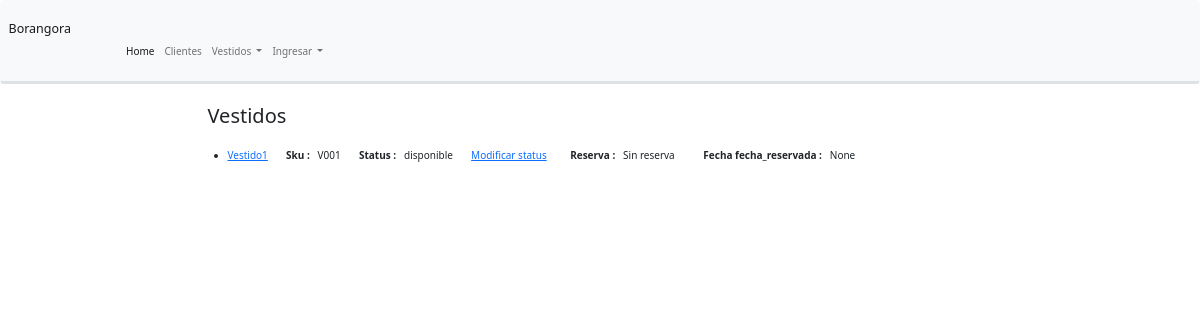
The page /home/vestidos/ on the database as committed earlier.
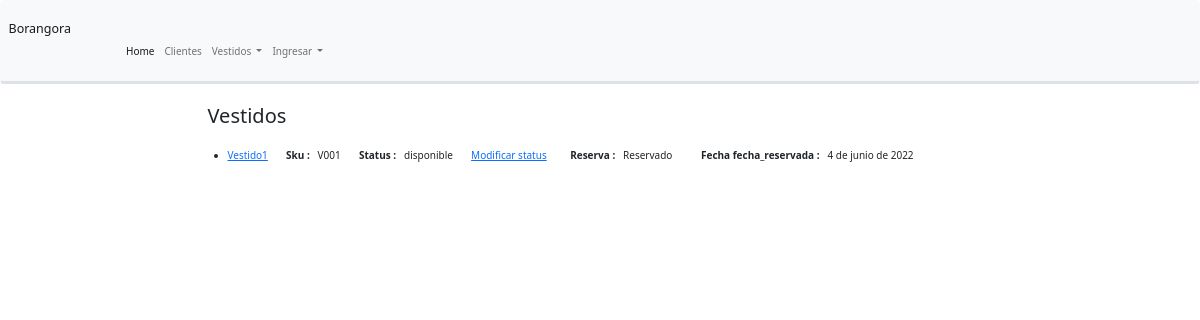
The same page on the database as committed later.
### catalogo/models.py (models this page shows, shortened)
class Vestido(models.Model):
    sku = models.CharField(unique=True, max_length=4, help_text="Sku único para este vestido particular en toda la tienda: Máximo 4 dígitos")
    nombre= models.CharField(max_length=200, help_text="Nombre que identifique el vestido fácilmente")
    detalle = models.CharField(max_length=1000, help_text="Ingrese una descripción del vestido")
    categoria = models.ForeignKey(Categoria, on_delete=models.SET_NULL, null= True, help_text="Seleccione una categoría para este vestido")
    talla = models.ForeignKey(Talla, on_delete=models.SET_NULL, null=True ,help_text="Seleccione una talla para este vestido")
    proveedor = models.ForeignKey('Proveedor',on_delete=models.SET_NULL, null=True ,default='Otro' , help_text="Opcional")
    LOAN_STATUS = (
        ('mantencion', 'Mantención'),
        ('arrendado', 'Arrendado'),
        ('disponible', 'Disponible'),
    )
    status = models.CharField(max_length=15, choices=LOAN_STATUS, blank=True, default='mantencion', help_text='Disponibilidad del vestido')
    LOAN_RESERVA = (
        ('Reservado', 'Reservado'),
        ('Sin reserva', 'No reservado'),
    )
    reservado = models.CharField(max_length=15, choices=LOAN_RESERVA, blank=True, default='Sin reserva', help_text='Disponibilidad del vestido')
    fecha_reservada = models.DateField(null=True,blank=True)
    cliente = models.ForeignKey('Cliente', on_delete=models.SET_NULL, null= True)
    def get_absolute_url(self):
        return reverse('detalle-vestido', args=[str(self.id)])
    def display_categoria(self):
        """"         Creates a string for the Categoría. This is required to display categoria in Admin.        """
        return ', '.join([ categoria.nombre for categoria in self.categoria.all()[:3] ])
    display_categoria.short_description = 'Categoria'
    def display_talla(self):
        """"         Creates a string for the Talla. This is required to display talla in Admin.        """
        return ', '.join([ talla.talla for talla in self.talla.all()[:3] ])
    display_talla.short_description = 'Talla'
    class Meta:
        ordering = ['sku']

### catalogo/views.py (the view)
# urls.py: path('vestidos/', views.VestidoListView.as_view(), name='vestidos'),
class VestidoListView(generic.ListView):
    model = Vestido
    paginate_by = 10

### catalogo/templates/catalogo/vestido_list.html
{% extends "base_generic.html" %}
{% block content %}
    <h2>Vestidos </h2>
    <br>
    {% if vestido_list  %}
    <ul>
      {% for vestido in vestido_list %}
      <li>
        <a href="{{ vestido.get_absolute_url }}"> {{ vestido.nombre }}</a>  &nbsp &nbsp &nbsp
        <strong> Sku :</strong> &nbsp {{vestido.sku}}  &nbsp &nbsp &nbsp
        <strong> Status :</strong> &nbsp {{vestido.status}} &nbsp &nbsp &nbsp
        <a href="{% url 'vestido_update' vestido.pk %}">Modificar status</a> &nbsp &nbsp &nbsp &nbsp
        <strong> Reserva :</strong> &nbsp {{vestido.reservado}} &nbsp &nbsp &nbsp &nbsp &nbsp
        <strong> Fecha fecha_reservada :</strong> &nbsp {{vestido.fecha_reservada}}
        <br>
        <br>
      </li>
      {% endfor %}
    </ul>
    {% else %}
      <p>No hay vestidos en la tienda.</p>
    {% endif %}
{% endblock %}

### catalogo/templates/base_generic.html (shortened to what this page needs)
<!DOCTYPE html>
<html lang="en">
<head>
  <link rel="stylesheet" href="https://maxcdn.bootstrapcdn.com/bootstrap/3.3.7/css/bootstrap.min.css">
  <link href="https://cdn.jsdelivr.net/npm/bootstrap@5.2.0-beta1/dist/css/bootstrap.min.css" rel="stylesheet">
  {% load static %}
  <link rel="stylesheet" href="{% static 'css/styles.css' %}">
  <nav class="navbar navbar-expand-lg navbar-light bg-light border-3 border-bottom boder-primary">
    <div class="container-fluid">
      <a class="navbar-brand" href="{% url 'index' %}">Borangora</a>
      <div class="collapse navbar-collapse" id="navbarSupportedContent">
        <ul class="navbar-nav ms-3 me-auto mb-3 mb-lg-0">
          <li class="nav-item">
            <a class="nav-link active" aria-current="page" href="{% url 'index' %}">Home</a>
          </li>
          <li class="nav-item">
            <a class="nav-link" href="{% url 'clientes' %}">Clientes</a>
          </li>
          <li class="nav-item dropdown">
            <a class="nav-link dropdown-toggle" href="#" id="navbarDropdown" role="button" data-bs-toggle="dropdown" aria-expanded="false">
              Vestidos
            </a>
          </li>
          <li class="nav-item dropdown">
            <a class="nav-link dropdown-toggle" href="#" id="navbarDropdown" role="button" data-bs-toggle="dropdown" aria-expanded="false">
              Ingresar
            </a>
          </li>
        </ul>
      </div>
    </div>
  </nav>
</head>
<body>
  <div class="container-fluid">
    <div class="row">
      <div class="col-sm-2">
      </div>
      <div class="col-sm-10 ">
      {% block content %}{% endblock %}
      </div>
    </div>
  </div>
</body>
</html>

### catalogo/static/css/styles.css (style rules this page uses)
.navbar-nav { margin-top: 20px; padding: 0; list-style: none; }

Rows that differ between the two databases and show on the page:
changed Vestido "Vestido1": reservado "Sin reserva" → "Reservado"; fecha_reservada "None" → "4 de junio de 2022"
